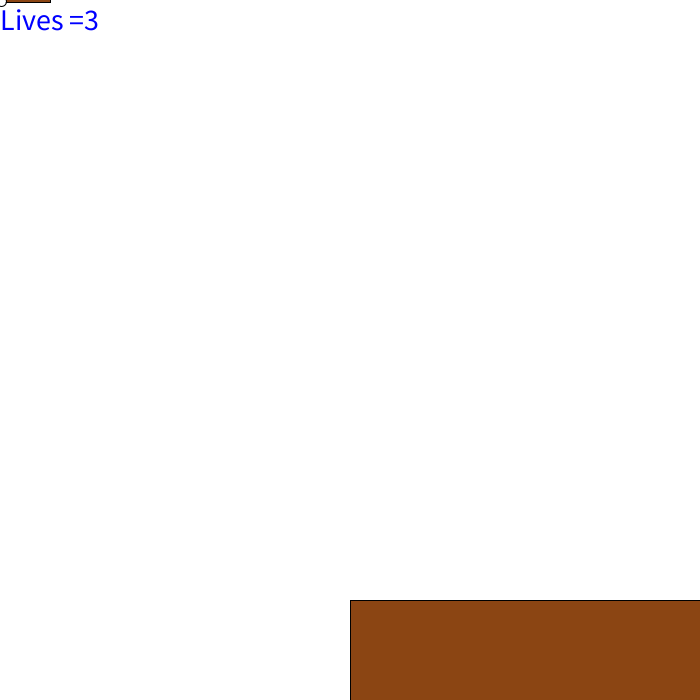
Frame 1 (no input)
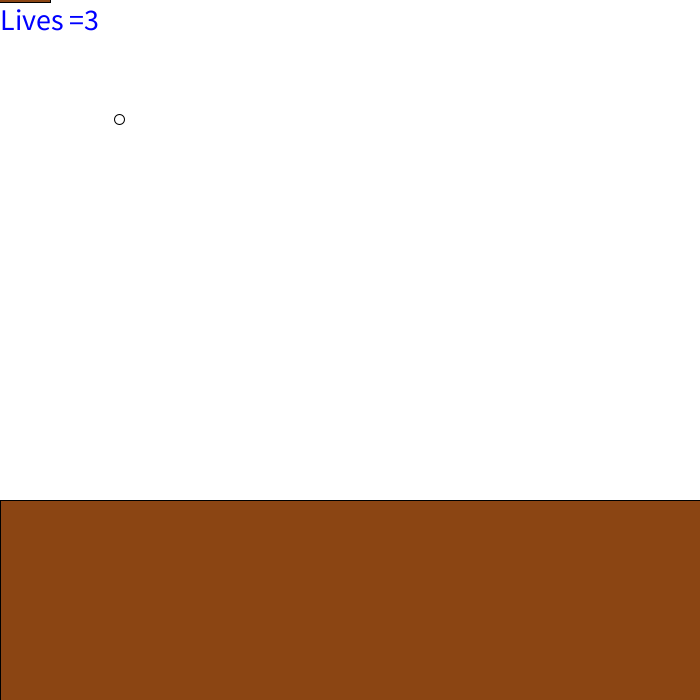
Frame 60 (the mouse pressed at the canvas centre just before this capture)
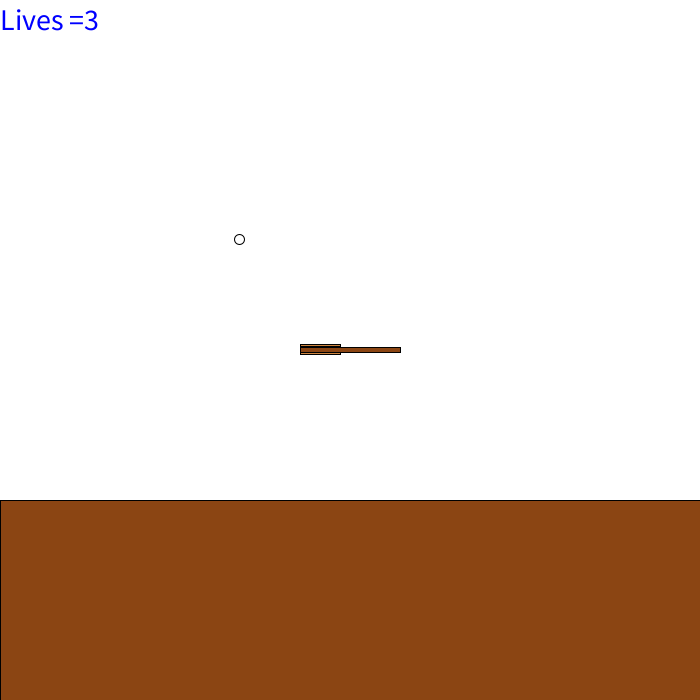
Frame 120 (the mouse held since frame 60 and released just before this capture)

The Processing sketch that drew these frames (run headless with seeded random() and noise(); from frame 60 on, the mouse is pressed at the canvas centre):

// Processing sketch: processing_84998
// ── processing_84998.pde

//keep ups
int Lives=3; // setting how many lives player starts with
int ballX=1; // initializing ball position
int ballY=1;
int ballXspeed=2; //initializing ball x and y speeds
int ballYspeed=2;

void setup (){
  size(700,700);
 
}

void draw () {
 background(255); // setting up the back ground an design
 smooth();
 fill(139,69,19);
 rect(350,600,700,200);
 
  
 rectMode (CENTER);              //creating the ping pong paddle
 rect(mouseX,mouseY,100,5);
 fill(205,133,63);
 rect(mouseX-30,mouseY-5,40,2);
 rect(mouseX-30,mouseY+3,40,2);
 
 
  fill(0,0,255); //placung the lives on screen
  textSize(30);
  text ("Lives ="+Lives, width - 700,30); //lives on screen

  ellipseMode(CENTER); //creating the ball
   fill(255);
   stroke(0);
   ellipse(ballX,ballY,10,10);
   
    ballX=ballX+ballXspeed;   //initialzing the ball x and y speed
    ballY=ballY+ballYspeed;
    
    if (ballX>=700){              //limiting the edges of the scrren to keep the ball inside
   ballXspeed= ballXspeed*-1;
   }
    if (ballY>=500){             //each time the ball hits the ground a life reduces
    ballY=1;
      Lives=Lives-1;
     }
    if (ballX<=0){
      ballXspeed=ballXspeed*-1;
    }
    if (ballY <=0) {
      ballYspeed=ballYspeed*-1;
}
if (ballX==mouseX||ballY==mouseY){  //interaction with the paddle
  ballYspeed=ballYspeed*-1;  
}
 if (Lives<0){                  //creation of the game over screen when lives equal zero
    fill(0,0,255);
    textSize (50);
    text ("GAME OVER", width/2 - 150,height/2);
    noLoop();
    }

}
